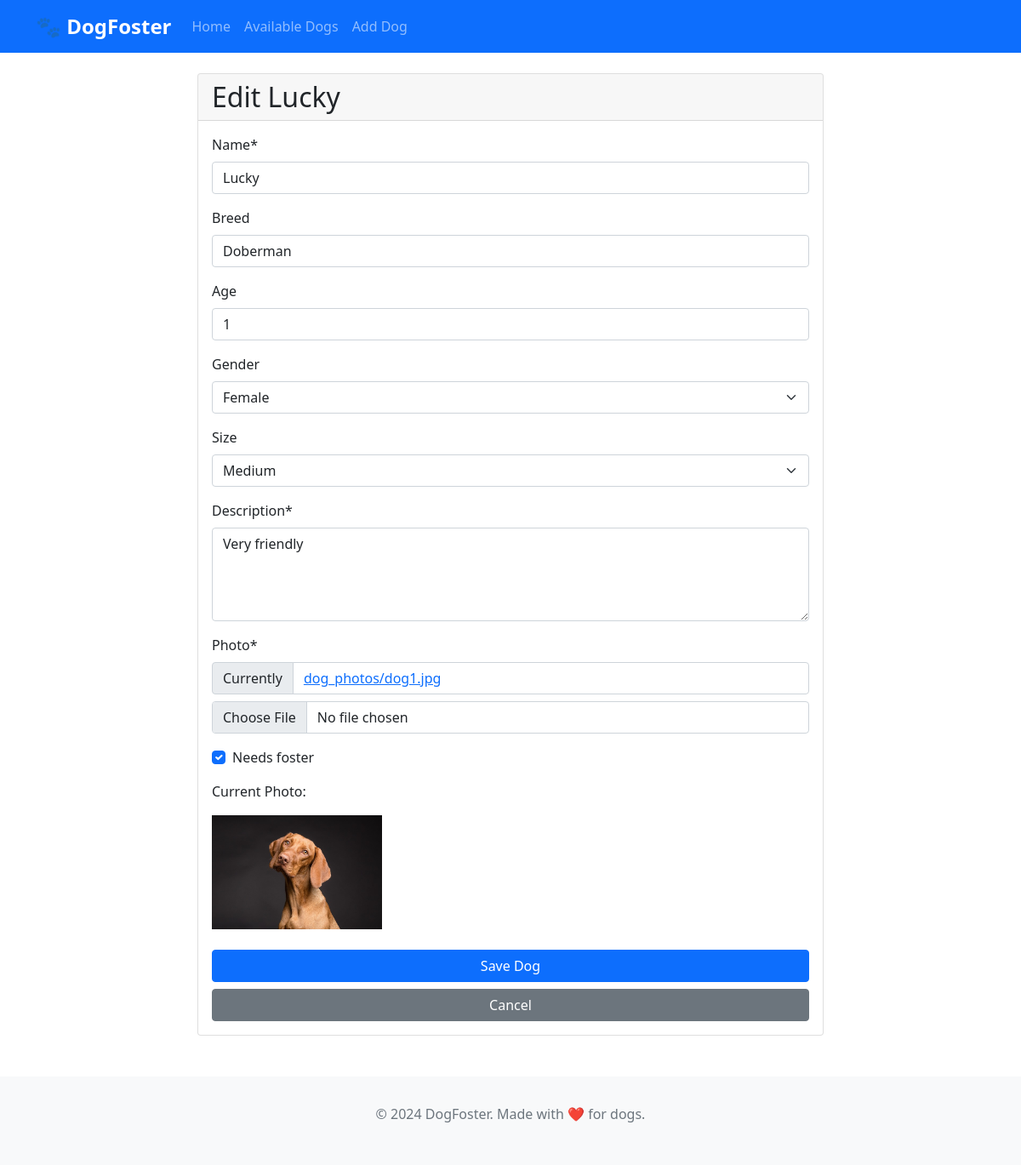
The page /dogs/edit/2/ (signed in) on the database its author committed.
### dogs/models.py (models this page shows, shortened)
class Dog(models.Model):
    GENDER_CHOICES = [
        ('M', 'Male'),
        ('F', 'Female')
    ]
    SIZE_CHOICES = [
        ('S', 'Small'),
        ('M', 'Medium'),
        ('L', 'Large')
    ]
    name = models.CharField(max_length=100)
    breed = models.CharField(max_length=100, blank=True)
    age = models.IntegerField(null=True, blank=True)
    gender = models.CharField(max_length=1, choices=GENDER_CHOICES, blank=True)
    size = models.CharField(max_length=1, choices=SIZE_CHOICES, blank=True)
    description = models.TextField()
    photo = models.ImageField(upload_to='dog_photos/')
    needs_foster = models.BooleanField(default=True)
    created_at = models.DateTimeField(auto_now_add=True)
    class Meta:
        ordering = ['-created_at']

### dogs/views.py (the view)
# urls.py: path('edit/<int:pk>/', views.edit_dog, name='edit_dog'),
@login_required
def edit_dog(request, pk):
    dog = get_object_or_404(Dog, pk=pk)
    if request.method == 'POST':
        form = DogForm(request.POST, request.FILES, instance=dog)
        if form.is_valid():
            dog = form.save()
            messages.success(request, f'{dog.name} has been updated successfully!')
            return redirect('dogs:dog_list')
    else:
        form = DogForm(instance=dog)
    return render(request, 'dogs/dog_form.html', {'form': form, 'title': f'Edit {dog.name}'})

### dogs/forms.py
class DogForm(forms.ModelForm):
    class Meta:
        model = Dog
        fields = ['name', 'breed', 'age', 'gender', 'size', 'description', 'photo', 'needs_foster']
        widgets = {
            'description': forms.Textarea(attrs={'rows': 4}),
        }

### dogs/templates/dogs/dog_form.html (shortened to what this page needs)
{% extends 'base/base.html' %}
{% load crispy_forms_tags %}
{% block content %}
<div class="container mt-4">
    <div class="row justify-content-center">
        <div class="col-md-8">
            <div class="card">
                <div class="card-header">
                    <h2 class="mb-0">{{ title }}</h2>
                </div>
                <div class="card-body">
                    <form method="post" enctype="multipart/form-data">
                        {{ form|crispy }}
                        {% if form.instance.photo %}
                        <div class="mb-3">
                            <p>Current Photo:</p>
                            <img src="{{ form.instance.photo.url }}" alt="Current dog photo" class="img-fluid mb-2" style="max-width: 200px;">
                        </div>
                        {% endif %}
                        <div class="d-grid gap-2">
                            <button type="submit" class="btn btn-primary">Save Dog</button>
                            <a href="{% url 'dogs:dog_list' %}" class="btn btn-secondary">Cancel</a>
                        </div>
                    </form>
                </div>
            </div>
        </div>
    </div>
</div>
{% endblock %}

### rows shown on the page
Dog: name "Lucky", breed "Doberman", age "1", gender "Female", size "Medium", description "Very friendly", needs_foster "☑", instance.photo (picture)

### other values the page prints
{{ title }} "Edit Lucky"
